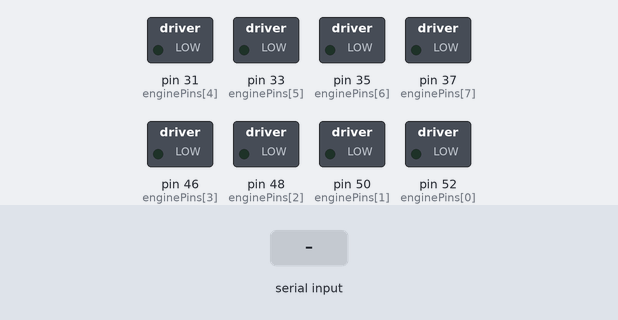
The sketch below on a simulated Arduino Mega 2560, built with avr-gcc and run on an emulated ATmega2560. On the bench: switched loads named in the sketch (green lamp = pin HIGH). Inputs (shaded band) come from the test bench.

Above: at 1.2 s.
1.3 s: byte 102 (FORWARD) received over Serial
At 2.1 s:
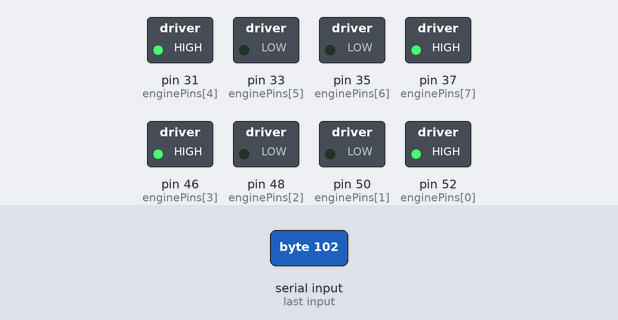
4.3 s: byte 98 (BACK) received over Serial
At 5.6 s:
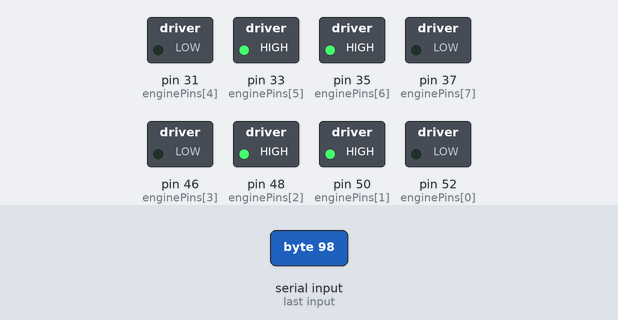
7.3 s: byte 108 (LEFT) received over Serial
At 7.9 s:
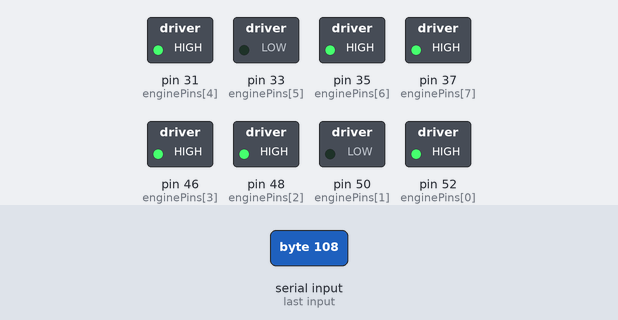
10.3 s: byte 114 (RIGHT) received over Serial
At 11.3 s:
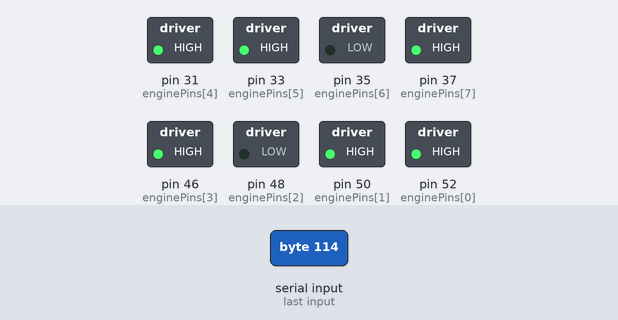
Timing chart, 0 to 13.8 s (numbered marks = the images above; inputs shaded):
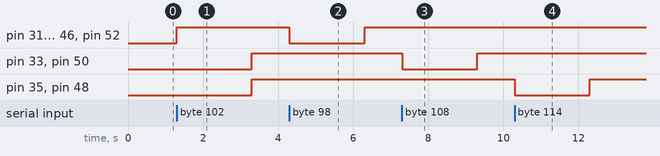

The sketch:

DCMotorController.ino
```cpp
#define ENGINE_COUNT 8

const int enginePins[ENGINE_COUNT] = {
  52, 50, 48, 46, 31, 33, 35, 37
};

enum Direction {
  FORWARD = 'f',
  BACK = 'b',
  LEFT = 'l',
  RIGHT = 'r',
  STOP = 's'
};

// Set all engine pins to output mode
void setPinModeOut() {
  for (int i = 0; i < ENGINE_COUNT; i++) {
    pinMode(enginePins[i], OUTPUT);
  }
}

// Activate pin with 5V logic level
void active5V(int engine) {
  digitalWrite(engine, HIGH);
}

// Activate pin with GND logic level
void activeGND(int engine) {
  digitalWrite(engine, LOW);
}

// Move engine clockwise
void engineMovementClockwise(int pinIn1, int pinIn2) {
  active5V(pinIn1);
  activeGND(pinIn2);
}

// Move engine counterclockwise
void engineMovementCounterclockwise(int pinIn1, int pinIn2) {
  activeGND(pinIn1);
  active5V(pinIn2);
}

// Brake the engine
void braked(int pinIn1, int pinIn2) {
  active5V(pinIn1);
  active5V(pinIn2);
}

// Move the robot forward
void moveTheRobotForward() {
  engineMovementClockwise(enginePins[0], enginePins[1]);
  engineMovementCounterclockwise(enginePins[2], enginePins[3]);
  engineMovementClockwise(enginePins[4], enginePins[5]);
  engineMovementCounterclockwise(enginePins[6], enginePins[7]);
}

// Move the robot backward
void moveTheRobotBack() {
  engineMovementCounterclockwise(enginePins[0], enginePins[1]);
  engineMovementClockwise(enginePins[2], enginePins[3]);
  engineMovementCounterclockwise(enginePins[4], enginePins[5]);
  engineMovementClockwise(enginePins[6], enginePins[7]);
}

// Stop all engines
void stopTheRobot() {
  for (int i = 0; i < ENGINE_COUNT; i += 2) {
    braked(enginePins[i], enginePins[i + 1]);
  }
}

// Rotate the robot to the right
void rotateTheRobotRight() {
  engineMovementCounterclockwise(enginePins[2], enginePins[3]);
  engineMovementCounterclockwise(enginePins[6], enginePins[7]);
  braked(enginePins[0], enginePins[1]);
  braked(enginePins[4], enginePins[5]);
}

// Rotate the robot to the left
void rotateTheRobotLeft() {
  engineMovementClockwise(enginePins[0], enginePins[1]);
  engineMovementClockwise(enginePins[4], enginePins[5]);
  braked(enginePins[2], enginePins[3]);
  braked(enginePins[6], enginePins[7]);
}

// Delay and then stop the robot
void runtime(int timeDelay) {
  delay(timeDelay);
  stopTheRobot();
}

void setup() {
  Serial.begin(9600);
  setPinModeOut();
}

void loop() {
  int timeDelay = 2000;
  if (Serial.available()) {
    char commandRead = Serial.read();
    switch (commandRead) {
      case FORWARD:
        moveTheRobotForward();
        runtime(timeDelay);
        break;
      case BACK:
        moveTheRobotBack();
        runtime(timeDelay);
        break;
      case LEFT:
        rotateTheRobotLeft();
        runtime(timeDelay);
        break;
      case RIGHT:
        rotateTheRobotRight();
        runtime(timeDelay);
        break;
      case STOP:
        stopTheRobot();
        break;
    }
  }
}
```

Measured:
- after the input at 1.3 s, pin 31 (enginePins[4]), pin 37 (enginePins[7]), pin 46 (enginePins[3]), pin 52 (enginePins[0]): LOW → HIGH at once; pin 33 (enginePins[5]), pin 35 (enginePins[6]), pin 48 (enginePins[2]), pin 50 (enginePins[1]): LOW → HIGH after 2.0 s
- after the input at 4.3 s, pin 31 (enginePins[4]), pin 37 (enginePins[7]), pin 46 (enginePins[3]), pin 52 (enginePins[0]): HIGH → LOW at once, → HIGH 2.0 s later
- after the input at 7.3 s, pin 33 (enginePins[5]), pin 50 (enginePins[1]): HIGH → LOW at once, → HIGH 2.0 s later
- after the input at 10.3 s, pin 35 (enginePins[6]), pin 48 (enginePins[2]): HIGH → LOW at once, → HIGH 2.0 s later
